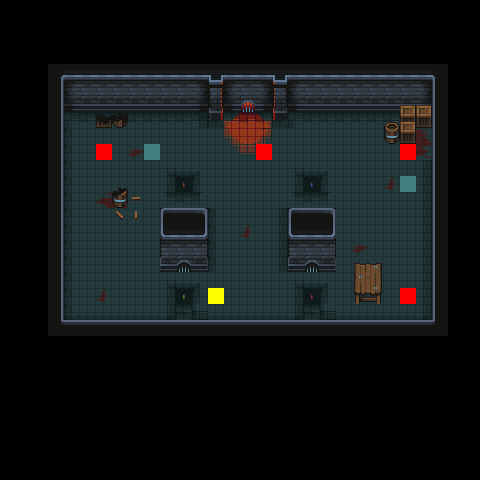

This is a level from a 2D game, rendered from its Tiled map with the project's own tilesets. A one-line summary and the map file follow, with tile-layer data summarised:
An orthogonal 30x30 tile map with 16x16 px tiles, 8 tile layers (floor, pillars, lights, back_props_1, ...), 3 tilesets.

<map version="1.10" tiledversion="1.11.0" orientation="orthogonal" renderorder="right-down" width="30" height="30" tilewidth="16" tileheight="16" infinite="0" nextlayerid="11" nextobjectid="1">
 <tileset firstgid="1" source="../../../graphics/underworld/Environment/Dungeon Prison/Tiled/dungeontiles.tsx" />
 <tileset firstgid="626" source="../../../graphics/underworld/Environment/Dungeon Prison/Tiled/dungeonprops.tsx" />
 <tileset firstgid="1251" source="../../universal/spawns.tsx" />
 <layer id="1" name="floor" width="30" height="30">
  <data>[900 cells, 266 non-empty, 25 distinct tile ids]</data>
 </layer>
 <layer id="3" name="pillars" width="30" height="30">
  <data>[900 cells, 152 non-empty, 34 distinct tile ids]</data>
 </layer>
 <layer id="2" name="lights" width="30" height="30">
  <data>[900 cells, 12 non-empty, 12 distinct tile ids]</data>
 </layer>
 <layer id="6" name="back_props_1" width="30" height="30">
  <data>[900 cells, 19 non-empty, 17 distinct tile ids]</data>
 </layer>
 <layer id="8" name="back_props_2" width="30" height="30">
  <data>[900 cells, 2 non-empty, 2 distinct tile ids]</data>
 </layer>
 <layer id="7" name="interact" width="30" height="30">
  <data>[900 cells, 4 non-empty, 4 distinct tile ids]</data>
 </layer>
 <layer id="9" name="player" width="30" height="30">
  <data>[900 cells, 1 non-empty, 1 distinct tile ids]</data>
 </layer>
 <layer id="10" name="mob" width="30" height="30">
  <data>[900 cells, 6 non-empty, 2 distinct tile ids]</data>
 </layer>
</map>
